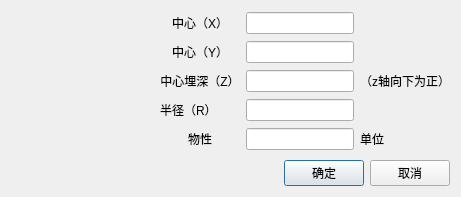
<?xml version="1.0" encoding="UTF-8"?>
<ui version="4.0">
 <class>SphereModelSettingDialog</class>
 <widget class="QDialog" name="SphereModelSettingDialog">
  <property name="geometry">
   <rect>
    <x>0</x>
    <y>0</y>
    <width>461</width>
    <height>197</height>
   </rect>
  </property>
  <property name="windowTitle">
   <string>球体模型参数设置</string>
  </property>
  <property name="windowIcon">
   <iconset resource="UI.qrc">
    <normaloff>:/UI/dialogLogo</normaloff>:/UI/dialogLogo</iconset>
  </property>
  <layout class="QVBoxLayout" name="verticalLayout">
   <item>
    <layout class="QHBoxLayout" name="horizontalLayout_2">
     <item>
      <widget class="QWidget" name="widget" native="true">
       <property name="sizePolicy">
        <sizepolicy hsizetype="Expanding" vsizetype="Expanding">
         <horstretch>0</horstretch>
         <verstretch>0</verstretch>
        </sizepolicy>
       </property>
       <property name="styleSheet">
        <string notr="true">image: url(:/UI/Resources/SphereInput.png);</string>
       </property>
      </widget>
     </item>
     <item>
      <layout class="QGridLayout" name="gridLayout">
       <item row="2" column="1">
        <widget class="QLineEdit" name="centerZ"/>
       </item>
       <item row="4" column="2">
        <widget class="QLabel" name="labelUnit">
         <property name="text">
          <string>单位</string>
         </property>
        </widget>
       </item>
       <item row="4" column="1">
        <widget class="QLineEdit" name="property"/>
       </item>
       <item row="4" column="0">
        <widget class="QLabel" name="labelProperty">
         <property name="text">
          <string>物性</string>
         </property>
         <property name="alignment">
          <set>Qt::AlignCenter</set>
         </property>
        </widget>
       </item>
       <item row="1" column="0">
        <widget class="QLabel" name="label_2">
         <property name="text">
          <string>中心（Y）</string>
         </property>
         <property name="alignment">
          <set>Qt::AlignCenter</set>
         </property>
        </widget>
       </item>
       <item row="0" column="0">
        <widget class="QLabel" name="label">
         <property name="text">
          <string>中心（X）</string>
         </property>
         <property name="alignment">
          <set>Qt::AlignCenter</set>
         </property>
        </widget>
       </item>
       <item row="2" column="0">
        <widget class="QLabel" name="label_3">
         <property name="text">
          <string>中心埋深（Z）</string>
         </property>
         <property name="alignment">
          <set>Qt::AlignCenter</set>
         </property>
        </widget>
       </item>
       <item row="1" column="1">
        <widget class="QLineEdit" name="centerY"/>
       </item>
       <item row="1" column="2">
        <spacer name="horizontalSpacer_3">
         <property name="orientation">
          <enum>Qt::Horizontal</enum>
         </property>
         <property name="sizeHint" stdset="0">
          <size>
           <width>40</width>
           <height>20</height>
          </size>
         </property>
        </spacer>
       </item>
       <item row="0" column="2">
        <spacer name="horizontalSpacer_4">
         <property name="orientation">
          <enum>Qt::Horizontal</enum>
         </property>
         <property name="sizeHint" stdset="0">
          <size>
           <width>40</width>
           <height>20</height>
          </size>
         </property>
        </spacer>
       </item>
       <item row="0" column="1">
        <widget class="QLineEdit" name="centerX"/>
       </item>
       <item row="3" column="0">
        <widget class="QLabel" name="label_4">
         <property name="text">
          <string>半径（R）</string>
         </property>
        </widget>
       </item>
       <item row="3" column="1">
        <widget class="QLineEdit" name="radius"/>
       </item>
       <item row="2" column="2">
        <widget class="QLabel" name="label_5">
         <property name="text">
          <string>（z轴向下为正）</string>
         </property>
        </widget>
       </item>
      </layout>
     </item>
    </layout>
   </item>
   <item>
    <layout class="QHBoxLayout" name="horizontalLayout">
     <item>
      <spacer name="horizontalSpacer">
       <property name="orientation">
        <enum>Qt::Horizontal</enum>
       </property>
       <property name="sizeHint" stdset="0">
        <size>
         <width>40</width>
         <height>20</height>
        </size>
       </property>
      </spacer>
     </item>
     <item>
      <widget class="QPushButton" name="okButton">
       <property name="sizePolicy">
        <sizepolicy hsizetype="Fixed" vsizetype="Fixed">
         <horstretch>0</horstretch>
         <verstretch>0</verstretch>
        </sizepolicy>
       </property>
       <property name="text">
        <string>确定</string>
       </property>
       <property name="icon">
        <iconset resource="UI.qrc">
         <normaloff>:/UI/apply</normaloff>:/UI/apply</iconset>
       </property>
      </widget>
     </item>
     <item>
      <widget class="QPushButton" name="cancelButton">
       <property name="sizePolicy">
        <sizepolicy hsizetype="Fixed" vsizetype="Fixed">
         <horstretch>0</horstretch>
         <verstretch>0</verstretch>
        </sizepolicy>
       </property>
       <property name="text">
        <string>取消</string>
       </property>
       <property name="icon">
        <iconset resource="UI.qrc">
         <normaloff>:/UI/cancel</normaloff>:/UI/cancel</iconset>
       </property>
      </widget>
     </item>
    </layout>
   </item>
  </layout>
 </widget>
 <layoutdefault spacing="6" margin="11"/>
 <tabstops>
  <tabstop>centerX</tabstop>
  <tabstop>centerY</tabstop>
  <tabstop>centerZ</tabstop>
  <tabstop>radius</tabstop>
  <tabstop>property</tabstop>
  <tabstop>okButton</tabstop>
  <tabstop>cancelButton</tabstop>
 </tabstops>
 <resources>
  <include location="UI.qrc"/>
 </resources>
 <connections>
  <connection>
   <sender>cancelButton</sender>
   <signal>clicked()</signal>
   <receiver>SphereModelSettingDialog</receiver>
   <slot>reject()</slot>
   <hints>
    <hint type="sourcelabel">
     <x>237</x>
     <y>271</y>
    </hint>
    <hint type="destinationlabel">
     <x>153</x>
     <y>155</y>
    </hint>
   </hints>
  </connection>
  <connection>
   <sender>okButton</sender>
   <signal>clicked()</signal>
   <receiver>SphereModelSettingDialog</receiver>
   <slot>accept()</slot>
   <hints>
    <hint type="sourcelabel">
     <x>127</x>
     <y>271</y>
    </hint>
    <hint type="destinationlabel">
     <x>153</x>
     <y>155</y>
    </hint>
   </hints>
  </connection>
 </connections>
</ui>
